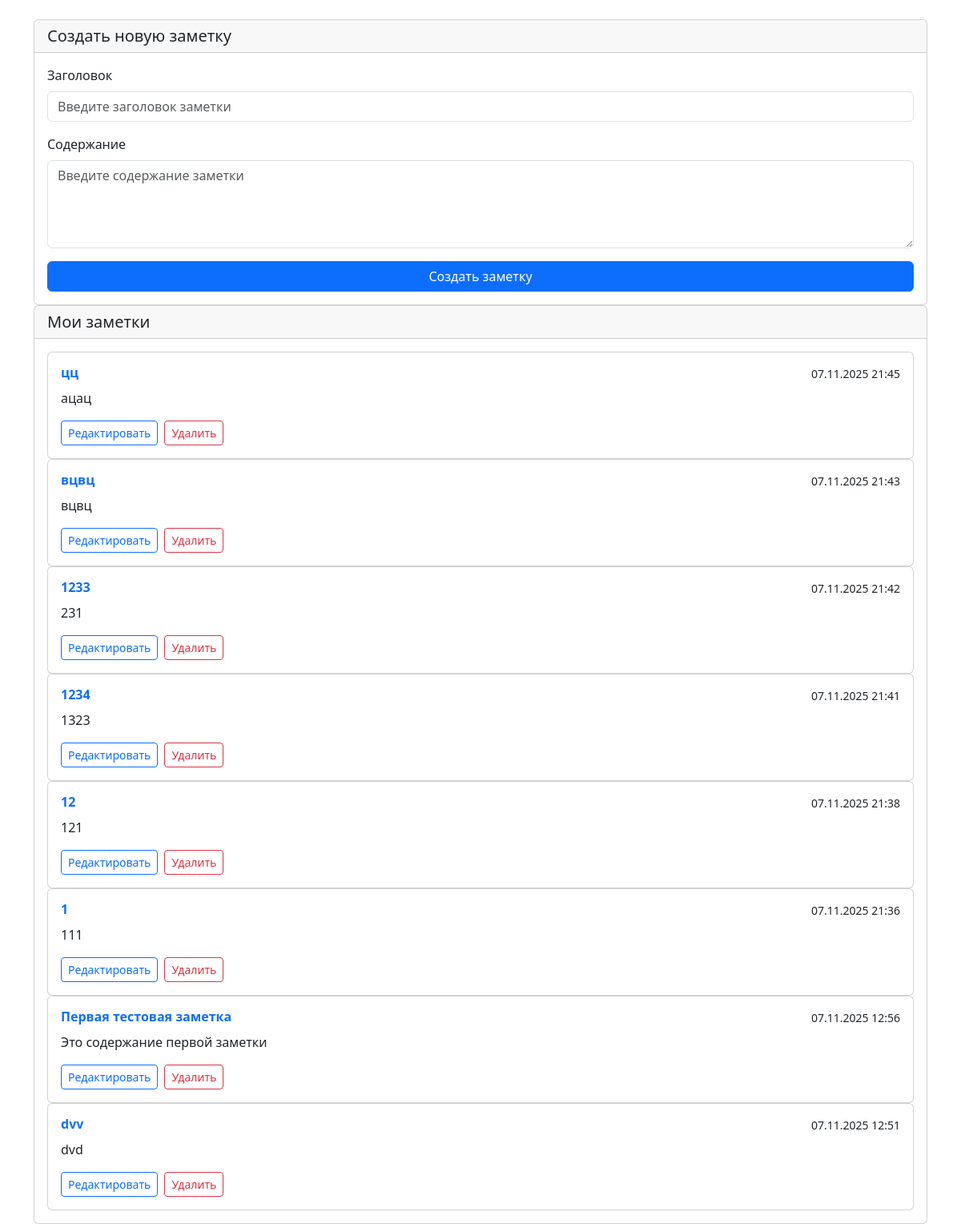
The page / on the database its author committed.
### app/models.py (models this page shows)
class Note(Base):
    __tablename__ = "notes"
    id = Column(Integer, primary_key=True, index=True)
    title = Column(String(100), nullable=False)
    content = Column(Text, nullable=False)
    created_date = Column(DateTime(timezone=True), server_default=func.now())
    updated_date = Column(DateTime(timezone=True), onupdate=func.now())

### app/main.py (the view)
@app.get("/", response_class=HTMLResponse)
async def read_root(request: Request, db: Session = Depends(get_db)):
    notes = get_notes(db)
    from datetime import timedelta
    for note in notes:
        tomsk_time = note.created_date + timedelta(hours=7)
        note.formatted_time = tomsk_time.strftime("%d.%m.%Y %H:%M")
    return templates.TemplateResponse("index.html", {
        "request": request,
        "notes": notes,
        "editing_note": None
    })

### app/templates/index.html (shortened to what this page needs)
<!DOCTYPE html>
<html lang="ru">
<head>
    <link href="https://cdn.jsdelivr.net/npm/bootstrap@5.3.0/dist/css/bootstrap.min.css" rel="stylesheet">
</head>
<body>
    <div class="container container-centered mt-4">
        <div class="form-card card">
            <div class="card-header">
                <h5 class="card-title mb-0">
                    {% if editing_note %}
                        Редактировать заметку
                    {% else %}
                        Создать новую заметку
                    {% endif %}
                </h5>
            </div>
            <div class="card-body">
                <form method="post" action="{% if editing_note %}/notes/{{ editing_note.id }}/edit{% else %}/notes/{% endif %}">
                    <div class="mb-3">
                        <label for="title" class="form-label">Заголовок</label>
                        <input type="text" class="form-control" id="title" name="title"
                               value="{{ editing_note.title if editing_note }}"
                               required maxlength="100" placeholder="Введите заголовок заметки">
                    </div>
                    <div class="mb-3">
                        <label for="content" class="form-label">Содержание</label>
                        <textarea class="form-control" id="content" name="content" rows="4" required
                                  placeholder="Введите содержание заметки">{{ editing_note.content if editing_note }}</textarea>
                    </div>
                    <div class="d-grid gap-2">
                        <button type="submit" class="btn btn-primary">
                            {% if editing_note %}
                                Обновить заметку
                            {% else %}
                                Создать заметку
                            {% endif %}
                        </button>
                    </div>
                </form>
            </div>
        </div>
        <div class="notes-card card">
            <div class="card-header">
                <h5 class="card-title mb-0">Мои заметки</h5>
            </div>
            <div class="card-body">
                {% if notes %}
                    <div class="notes-list">
                        {% for note in notes %}
                        <div class="card note-card">
                            <div class="card-body">
                                <div class="d-flex justify-content-between align-items-start mb-2">
                                    <h6 class="card-title mb-0 fw-bold text-primary">{{ note.title }}</h6>
                                    <small class="note-date">{{ note.formatted_time }}</small>
                                </div>
                                <p class="card-text text-dark">{{ note.content }}</p>
                                <div class="d-flex gap-2 mt-3">
                                    <form method="get" action="/notes/{{ note.id }}/edit" class="d-inline">
                                        <button type="submit" class="btn btn-sm btn-outline-primary">
                                            Редактировать
                                        </button>
                                    </form>
                                    <form method="post" action="/notes/{{ note.id }}/delete" class="d-inline"
                                          onsubmit="return confirm('Вы уверены, что хотите удалить эту заметку?');">
                                        <button type="submit" class="btn btn-sm btn-outline-danger">
                                            Удалить
                                        </button>
                                    </form>
                                </div>
                            </div>
                        </div>
                        {% endfor %}
                    </div>
                {% else %}
                    <div class="empty-state">
                        <h4>Заметок пока нет</h4>
                        <p class="text-muted">Создайте свою первую заметку используя форму выше</p>
                    </div>
                {% endif %}
            </div>
        </div>
    </div>
</body>
</html>

### rows shown on the page
Note: title "цц", formatted_time "07.11.2025 21:45", content "ацац"
Note: title "вцвц", formatted_time "07.11.2025 21:43", content "вцвц"
Note: title "1233", formatted_time "07.11.2025 21:42", content "231"
Note: title "1234", formatted_time "07.11.2025 21:41", content "1323"
Note: title "12", formatted_time "07.11.2025 21:38", content "121"
Note: title "1", formatted_time "07.11.2025 21:36", content "111"
Note: title "Первая тестовая заметка", formatted_time "07.11.2025 12:56", content "Это содержание первой заметки"
Note: title "dvv", formatted_time "07.11.2025 12:51", content "dvd"
